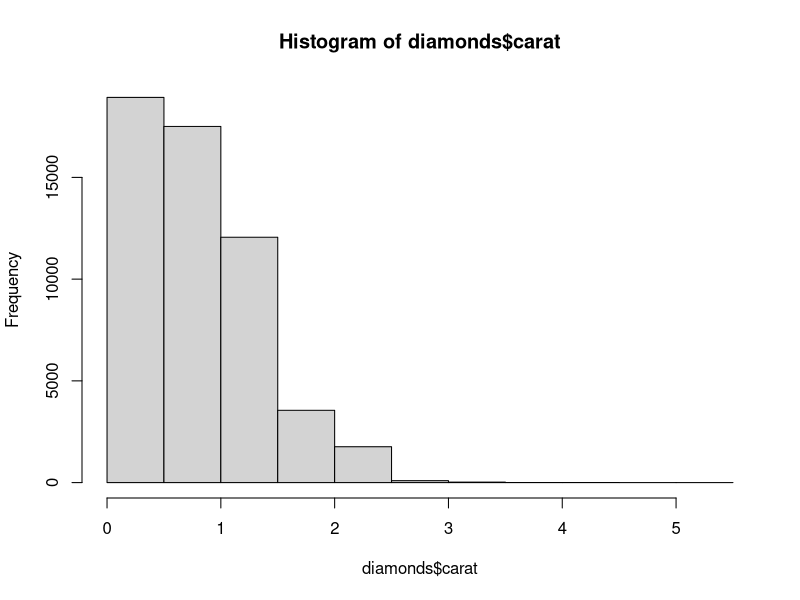
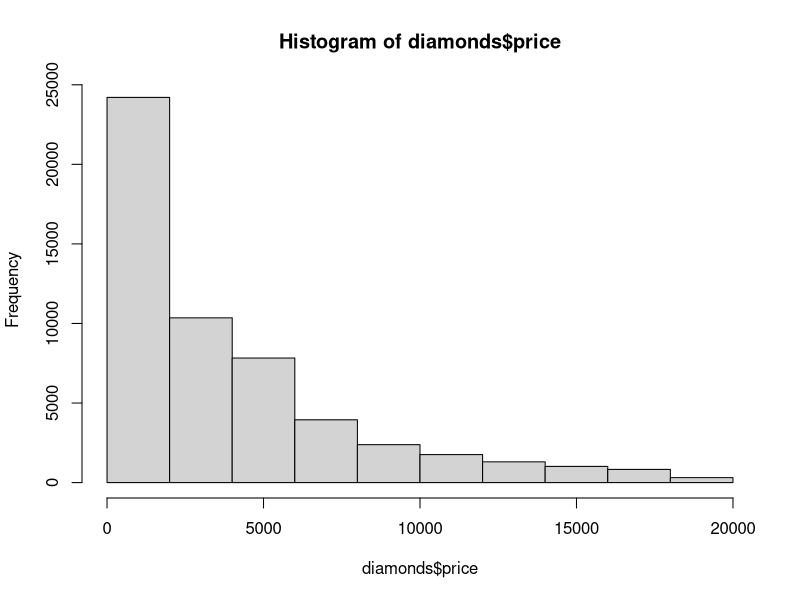
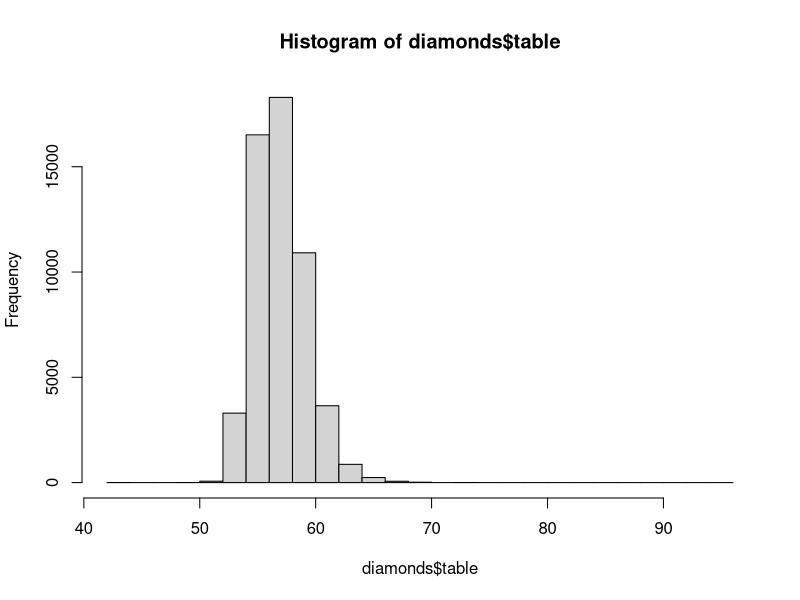
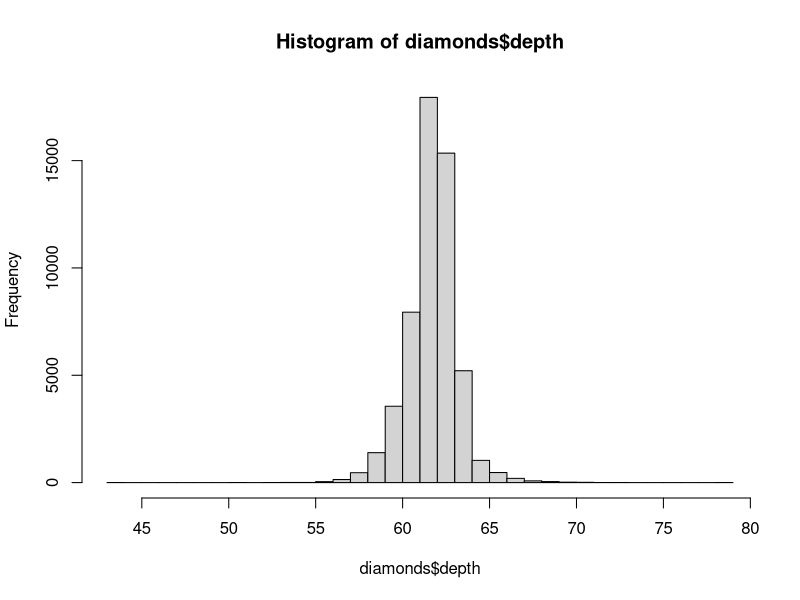
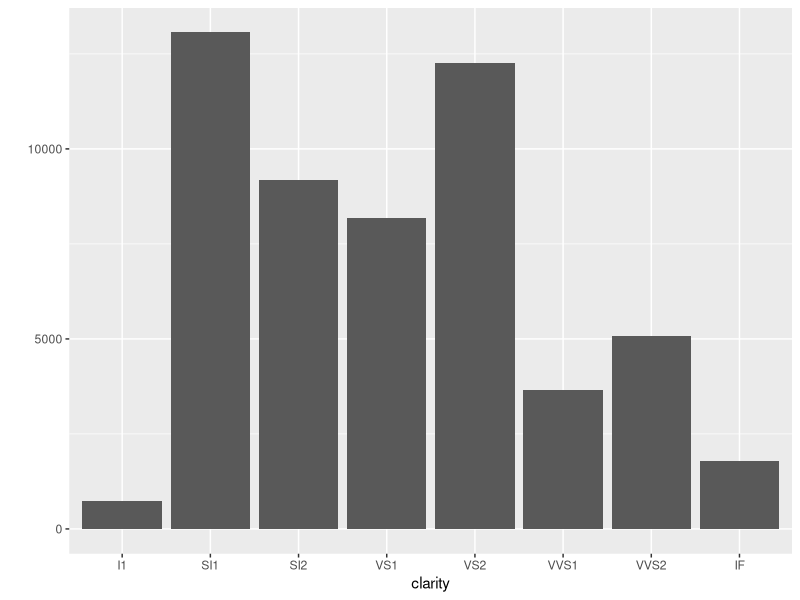
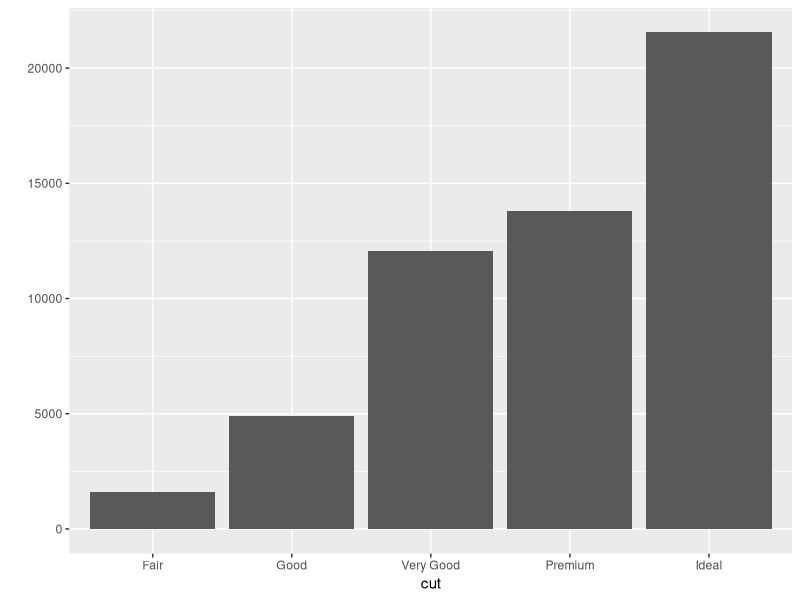
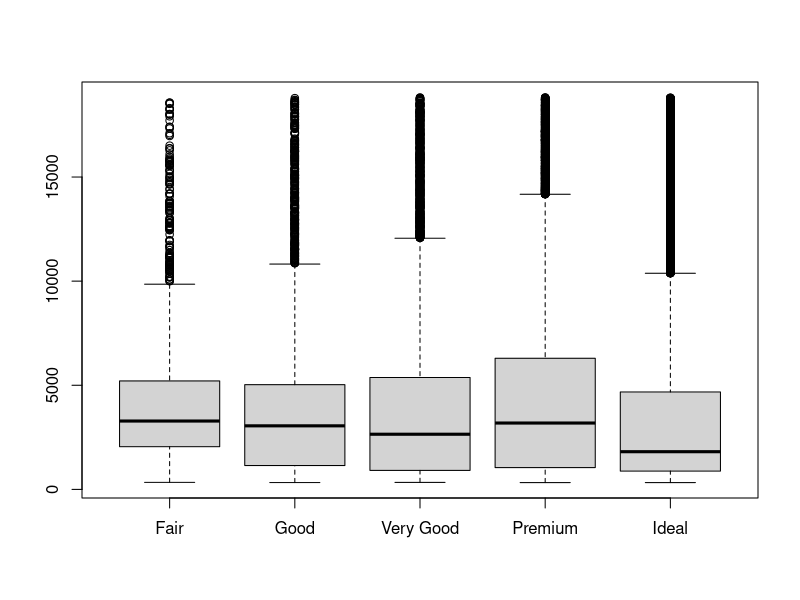

Generate these figures, in order, with R:
################################

#INTRODUCTION TO COLLABORATIVE RESEARCH
#Assignment1: In-class assignment
#Descriptive Statistics using R databases
#29 February 2016
#Mariam Sanjuch & Roberto Mart??nez B. Kukutschka

################################

#Packages used for the exercise:
library(dplyr)
library(rio)
library(ggplot2)

#Checking out the available databases:
data()

#We chose the database called "diamonds", which includes information regarding 
#the prices and attributes of almost 54,000 diamonds.
data(diamonds) 
names(diamonds)

#I. OVERLOOK OF THE DATASET:
head(diamonds)
length(diamonds) 
nrow(diamonds) 
sapply(diamonds, is.numeric)
#The database contains 10 columns and 5390 rows
#The variables "cut", "color" and "clarity" are not numeric.

sapply(diamonds, function(x) sum(is.na(x)))
#There are no missing values in the dataset.

#II. DESCRIPTIVES FOR NUMERIC VARIABLES
sapply(diamonds[,c(1,5:10)], range) %>% round(digits=2) 
sapply(diamonds[,c(1,5:10)], mean) %>% round(digits=2) 
sapply(diamonds[,c(1,5:10)], median) %>% round(digits=2)
sapply(diamonds[,c(1,5:10)], sd) %>% round(digits=2)
#Based on the results the highest variation in the data seems to be in the variables "carat" and "price".
#The difference between the mean and the median values in these 2 variables also suggest a skewed data that is not normally distributed.

hist.default(diamonds$carat, breaks=10)
hist.default(diamonds$price, breaks=10)

hist.default(diamonds$table, breaks=30)
hist.default(diamonds$depth, breaks=30)

table(diamonds$color)
table(diamonds$clarity)
table(diamonds$color, diamonds$clarity)


#Type of data by object

summary(diamonds)


#Frequencies of categorical variables in the database (color, purity and cut)
table(diamonds$color)
table(diamonds$clarity)
table(diamonds$cut)
table(diamonds$color, diamonds$clarity)


#Mean of price of each categorical variable
by(diamonds$price,list(diamonds$clarity),FUN=mean) 
by(diamonds$price,list(diamonds$cut),FUN=mean) 
by(diamonds$price,list(diamonds$color),FUN=mean)

#Plotting diamonds by clarity
diamonds$clarity <- ordered(diamonds$clarity, 
      levels = c("I1", "SI1", "SI2", "VS1", "VS2", "VVS1", "VVS2", "IF")) #Ordering clarity of diamonds from worst to best
qplot(x = clarity, data = diamonds)

qplot(x = cut, data = diamonds)

#Boxplot of price of diamonds by cut
split(diamonds$price, diamonds$cut) %>% boxplot()
